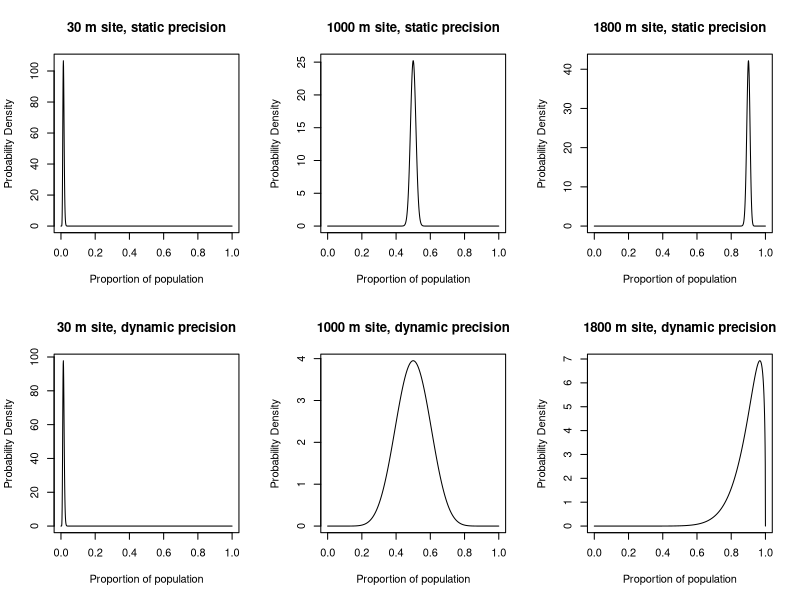

Here is the R script that generated this plot:
par(mfrow=c(2,3))

# Population Extent (km)
extent <- 2

# x values
x <- seq(0,1,length=1000)

# site lengths
length <- c(0.03, 1, 1.8)

# Precision for plots 1 and 2
tau = 1000

#-------------------------------#
# Plot 1: 30 m site, static scale
mu <- length[1] / extent

y <- dbeta(x, mu*tau, (1-mu)*tau)
plot(y~x, type='l', main=paste(round(length[1]*1e3), 'm site, static precision'), ylab='Probability Density', xlab='Proportion of population')

#-------------------------------#
# Plot 2: 1000 m site, static scale
mu <- length[2] / extent

y <- dbeta(x, mu*tau, (1-mu)*tau)
plot(y~x, type='l', main=paste(round(length[2]*1e3), 'm site, static precision'), ylab='Probability Density', xlab='Proportion of population')

#-------------------------------#
# Plot 3: 1500 m site, static scale
mu <- length[3] / extent

y <- dbeta(x, mu*tau, (1-mu)*tau)
plot(y~x, type='l', main=paste(round(length[3]*1e3), 'm site, static precision'), ylab='Probability Density', xlab='Proportion of population')



# Precision for plots 3 and 4
tau = 25

#-------------------------------#
# Plot 1: 30 m site, static scale
mu <- length[1] / extent

y <- dbeta(x, mu*tau/length[1], (1-mu)*tau/length[1])
plot(y~x, type='l', main=paste(round(length[1]*1e3), 'm site, dynamic precision'), ylab='Probability Density', xlab='Proportion of population')

#-------------------------------#
# Plot 2: 1000 m site, static scale
mu <- length[2] / extent

y <- dbeta(x, mu*tau/length[2], (1-mu)*tau/length[2])
plot(y~x, type='l', main=paste(round(length[2]*1e3), 'm site, dynamic precision'), ylab='Probability Density', xlab='Proportion of population')

#-------------------------------#
# Plot 3: 1500 m site, static scale
mu <- length[3] / extent

y <- dbeta(x, mu*tau/length[3], (1-mu)*tau/length[3])
plot(y~x, type='l', main=paste(round(length[3]*1e3), 'm site, dynamic precision'), ylab='Probability Density', xlab='Proportion of population')
